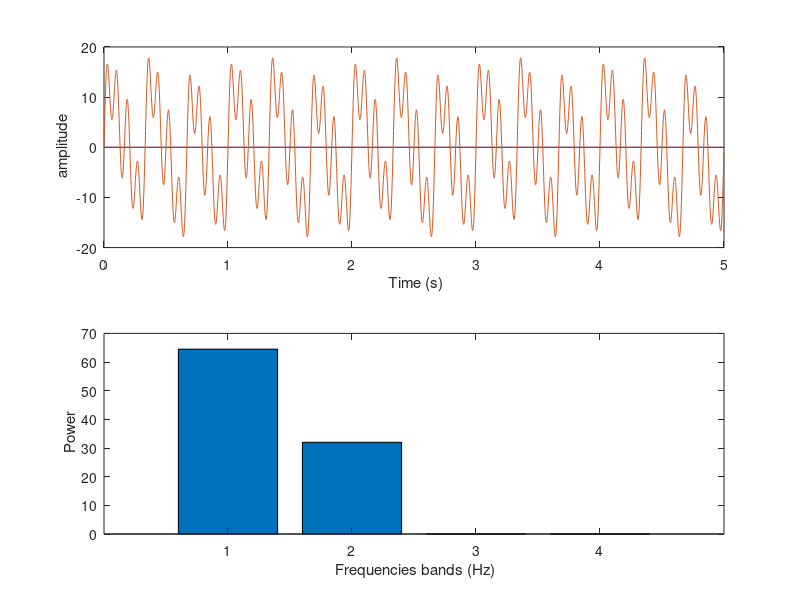

Reproduce this figure in MATLAB. (Note: this script raises an error after producing the figure.)
pkg load signal;

  %%% example of signal 
  T = 10;                                  % 10 sec sample
  fs = 100;                                % Sample frequency (Hz)
  t = 0:1/fs:T-1/fs;                       % 10 sec sample
  x = (1.3)*sin(2*pi*15*t) ...             % 15 Hz component
   + (1.7)*sin(2*pi*40*(t-2)) ...         % 40 Hz component
   + 2*randn(size(t));                    %  noise;

    plot(t,x)
    xlabel('time (1/100 sec)')
    ylabel('signal')
    title('Time Domain');
  
  %%% FFT 
  m = length(x);          % Window length
  n = pow2(nextpow2(m));  % Transform length
  y = fft(x,n);           % DFT
  f = (0:n-1)*(fs/n);     % Frequency range
  power = y.*conj(y)/n;   % Power of the DFT
  fm = min( find( power == max(power) ) * (fs/n) );
  plot(f,power)
  xlabel('Frequency (Hz)')
  ylabel('Power')
  title('Periodogram');
  
  y = fft(x);
  power_timedomain = sum(abs(x).^2) /length(x)
  power_freqdomain  =  sum(y.*conj(y))/(length(y)^2) 
  
  f = (0:length(y)-1)*(fs/length(y));
  power = y.*conj(y)/(length(y)^2) ;
  plot(f,power)
  xlabel('Frequency (Hz)')
  ylabel('Power')
  title('Periodogram');

######
srate = 1000;
t = 0: 1/ srate: 10;
n = length( t);
csw = exp( 1i* 2* pi* t);% csw = complex sine wave
plot3( t, real( csw), imag( csw))
xlabel(' time'),
ylabel(' real part')
xlabel(' time'),
ylabel(' real part')
zlabel(' imaginary part')

########  definition
signal = 2* sin( 2* pi* 3* t + pi/ 2);
fouriertime = (0: n-1)/ n; % n is length( t)
signalX = zeros( size( signal));
for fi = 1: length( signalX)
 csw = exp(-1i* 2* pi*( fi-1)* fouriertime);
signalX( fi) = sum( csw.* signal )/ n;
end



##################
srate = 1000;
t = 0: 1/ srate: 5 - 1/ srate;
n = length( t);
a =[ 10 2 5 8];
f =[ 3 1 6 12];
swave = zeros( size( t));
for i = 1: length( a)
 swave = swave + a( i)* sin( 2* pi* f( i)* t);
end % Fourier transform

 swaveX = fft( swave)/ n;
 hz = linspace( 0, srate/ 2, floor( n/ 2) + 1); % plot
 subplot( 211), plot( t, swave)
 xlabel(' Time (s)'),
 ylabel(' amplitude')

 subplot( 212)
plot( hz, 2* abs( swaveX( 1: length( hz))))
 set( gca,'xlim',[ 0 max( f)* 1.3]);
 xlabel(' Frequencies (Hz)'),
ylabel(' amplitude')

#############
swaveN = swave + randn( size( swave))* 20;
swaveNX = fft( swaveN)/ n;
subplot( 211),
plot( t, swaveN)
xlabel(' Time (s)'),
ylabel(' amplitude')

subplot( 212)
plot( hz, 2* abs( swaveNX( 1: length( hz))))
set( gca,'xlim',[ 0 max( f)* 1.3]);
xlabel(' Frequencies (Hz)'),
ylabel(' amplitude')


nyquistfreq = srate/ 2;
hz = linspace( 0, nyquistfreq, floor( n/ 2) + 1);


subplot( 211)
plot( hz, 2* abs( signalX( 1: length( hz)))),
hold on
plot( hz, 2* abs( signalX( 1: length( hz))),' r')
xlabel(' Frequencies (Hz)')
ylabel(' Amplitude')
set( gca,'xlim',[ 0 10]);

subplot( 212)
plot( hz, angle( signalX( 1: floor( n/ 2) + 1)))
xlabel(' Frequencies (Hz)')
ylabel(' Phase (radians)');



#######################################################
srate = 1000;
t = 0: 1/ srate: 5 - 1/ srate;
n = length(t);
a =[ 10 2 5 8];
f =[ 3 1 6 12];
swave = zeros( size( t));
for i = 1: length( a)
 swave = swave + a( i)* sin( 2* pi* f( i)* t);
end % Fourier transform

swaveX = fft( swave)/ n;
hz = linspace( 0, srate/ 2, floor( n/ 2) + 1);

% plot
subplot( 211),
plot( t, swave)
set( gca,'xlim',[ 0 5]);
xlabel(' Time (s)'),
ylabel(' amplitude')

subplot( 212)
plot( hz, 2* abs( swaveX( 1: length( hz))))
set( gca,'xlim',[ 0 max( f)* 1.3]);
xlabel(' Frequencies (Hz)'),
ylabel(' amplitude')

###
[junk, tenHzidx] = min(abs(hz-10));
tenHzidx = dsearchn( hz', 10);

####
frex_idx = sort( dsearchn( hz', f'));
requested_frequences = 2* abs( swaveX( frex_idx));
bar( requested_frequences)
xlabel(' Frequencies (Hz)'),
ylabel(' Amplitude')

##### extracting power on bands 10 30 60 hz
zeroHzidx = dsearchn( hz', 0);
tenHzidx = dsearchn( hz', 10);
thirtyHzidx = dsearchn( hz', 30);
sixtyHzidx = dsearchn( hz', 60);
tailHzidx = dsearchn( hz', 1000);
frex_idx = [tenHzidx thirtyHzidx sixtyHzidx tailHzidx];
requested_frequences = 2* abs( swaveX( frex_idx));
bar( requested_frequences)
xlabel(' Frequencies (Hz)'),
ylabel(' Amplitude')
                     
power_timedomain = sum(abs(swave).^2) /length(swave)
power_freqdomain  =  sum(swaveX.*conj(swaveX))
                     
p1 = 2*sum(swaveX(zeroHzidx:tenHzidx).*conj(swaveX(zeroHzidx:tenHzidx)))
p2 = 2*sum(swaveX(tenHzidx:thirtyHzidx).*conj(swaveX(tenHzidx:thirtyHzidx)))
p3 = 2*sum(swaveX(thirtyHzidx:sixtyHzidx).*conj(swaveX(thirtyHzidx:sixtyHzidx)))
p4 = 2*sum(swaveX(sixtyHzidx:tailHzidx).*conj(swaveX(sixtyHzidx:tailHzidx)))
                     
p1 + p2 + p3 + p4

bar( [p1 p2 p3 p4] )
xlabel(' Frequencies bands (Hz)'),
ylabel(' Power')


[p1,p2,p3,p4,p5,P] = bandPower (1000,5,swave,debug=1)

[m1,m2,m3,m4] = statisticalMomentPowerSpectrum (1000,5,swave) 
                     
##### find min freq t.c. che cattura 50% power segnale 
nyquistfreq = srate/ 2;
f_50 = -1;
for fr = 0:1:nyquistfreq
  Hzidx = dsearchn( hz', fr);
  p_fr = 2*sum(swaveX(zeroHzidx:Hzidx).*conj(swaveX(zeroHzidx:Hzidx)));
  if (p_fr >= power_timedomain * 0.5 )
    f_50 = fr;
    break;
  endif
endfor

f_50
                   
                   
[f_50] = findSpectralEdgeFrequency (1000,5,swave)

######################################## autocorrelazione 
[acor,lag] = xcorr(swave , 'coeff');
printf("length of signal = %i , length of cross correlat = %i /n" , length(swave) , length(acor));

[MC,I] = max(abs(acor));
lagDiff = lag(I)
timeDiff = lagDiff/1000;
printf("max correlation (%f) for lag  = %f \n" , MC, timeDiff   );

subplot(211)
plot(lag/1000,acor)
a3 = gca;
                
subplot(212)                                                                                                                                                                                      
plot( t, swave)
set( gca,'xlim',[ 0 5]);
xlabel(' Time (s)'),
ylabel(' amplitude');    

[mC,Im] = min(abs(acor) == 0); 
lagDiff = lag(Im)
mTimeDiff = lagDiff/1000;
printf("min correlation (%f) for lag  = %f \n" , mC, mTimeDiff   ); 

[min_tau] = findMinTimeAutocorrelationZero (swave,1000)

%%%%%%%%%%%%% autocorrelation function of a 28-sample exponential sequence           
a = 0.95;
N = 28;
n = 0:N-1;
lags = -(N-1):(N-1);
x = a.^n;
   
plot(n,x)
xlabel('t')
legend('t','x');

c = xcorr(x); 
                                                                                                                                                                   
%% Determine  $c$ analytically to check the correctness of the result
fs = 10;
nn = -(N-1):1/fs:(N-1);
cc = a.^abs(nn)/(1-a^2);
dd = (1-a.^(2*(N-abs(nn))))/(1-a^2).*a.^abs(nn);

stem(lags,c);
hold on
plot(nn,dd)
xlabel('Lag')
legend('xcorr','Analytic')
hold off

%% Repeat the calculation, but now find an unbiased estimate of the autocorrelation
cu = xcorr(x,'unbiased');
du = dd./(N-abs(nn));
stem(lags,cu);
hold on
plot(nn,du)
xlabel('Lag')
legend('xcorr','Analytic')
hold off

%% Repeat the calculation, but now find a biased estimate of the autocorrelation
cb = xcorr(x,'biased');
db = dd/N;
stem(lags,cb);
hold on
plot(nn,db)
xlabel('Lag')
legend('xcorr','Analytic')
hold off

%% Find an estimate of the autocorrelation whose value at zero lag is unity.
[cz,lag] = xcorr(x,'coeff');
dz = dd/max(dd);
stem(lags,cz);
hold on
plot(nn,dz)
xlabel('Lag')
legend('xcorr','Analytic')
hold off

  
[mC,Im] = min(abs(cz) == 0); 
lagDiff = lag(Im)
mTimeDiff = lagDiff;
printf("min correlation (%f) for lag  = %f \n" , mC, mTimeDiff   ); 


%%%%%%%%%%%%%%%%%%%%%%%%%%%% statistical features 
mu = mean(x)
sigma = std(x)
skw = skewness (x) 
kurtosis (x)



  